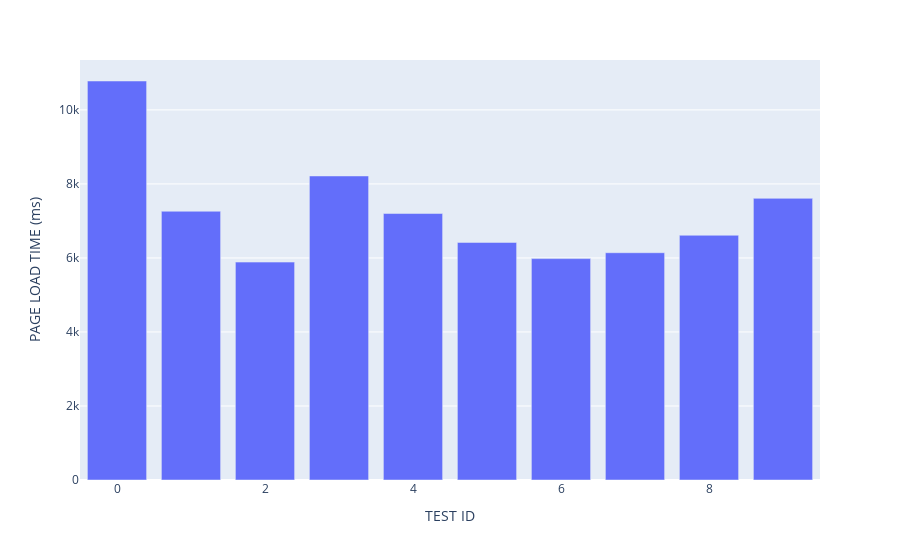

Notebook cell for this chart:
### Code cell
""" We can graph on a single data point."""
import plotly.express as px

fig = px.bar(df, x='TEST ID', y='PAGE LOAD TIME (ms)')
fig.show()

### Figure 1 — Plotly figure (JSON) as saved in the notebook; plotly's stock layout.template omitted (floating-point values rounded to 4 significant figures)
{"data": [{"alignmentgroup": "True", "hovertemplate": "TEST ID=%{x}<br>PAGE LOAD TIME (ms)=%{y}<extra></extra>", "legendgroup": "", "marker": {"color": "#636efa", "pattern": {"shape": ""}}, "name": "", "offsetgroup": "", "orientation": "v", "showlegend": false, "textposition": "auto", "type": "bar", "x": [0, 1, 2, 3, 4, 5, 6, 7, 8, 9], "xaxis": "x", "y": [10780.0, 7262.0, 5888.0, 8214.0, 7200.0, 6419, 5982.0, 6141.0, 6612.0, 7610.0], "yaxis": "y"}], "layout": {"barmode": "relative", "legend": {"tracegroupgap": 0}, "margin": {"t": 60}, "xaxis": {"anchor": "y", "domain": [0, 1], "title": {"text": "TEST ID"}}, "yaxis": {"anchor": "x", "domain": [0, 1], "title": {"text": "PAGE LOAD TIME (ms)"}}}}
